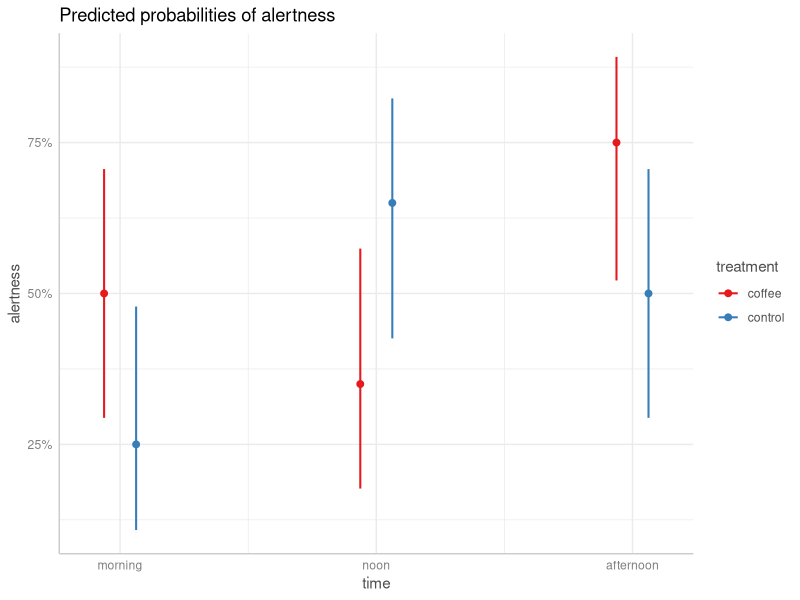

Here is the R script that generated this plot: (Note: this script raises an error after producing the figure.)
## ---- chunk 1
knitr::opts_chunk$set(
  collapse = TRUE,
  comment = "#>",
  dev = "png",
  fig.width = 7,
  fig.height = 4,
  message = FALSE,
  warning = FALSE)
options(width = 800)

if (!requireNamespace("datawizard", quietly = TRUE) ||
    !requireNamespace("ggplot2", quietly = TRUE) ||
    !requireNamespace("marginaleffects", quietly = TRUE) ||
    !requireNamespace("parameters", quietly = TRUE)) {
  knitr::opts_chunk$set(eval = FALSE)
}
## ---- chunk 2
library(ggeffects)
library(parameters) # for model summary
library(datawizard) # for recodings

data(coffee_data, package = "ggeffects")

# dichotomize outcome variable
coffee_data$alertness <- categorize(coffee_data$alertness, lowest = 0)
# rename variable
coffee_data$treatment <- coffee_data$coffee

# model
model <- glm(alertness ~ treatment * time, data = coffee_data, family = binomial())
## ---- chunk 3
# coefficients
model_parameters(model, exponentiate = TRUE)
## ---- chunk 4
# predicted probabilities
predictions <- predict_response(model, c("time", "treatment"))
plot(predictions)
## ---- chunk 5
# pairwise comparisons - quite long table
test_predictions(predictions)
## ---- chunk 6
# group comparisons by "time"
test_predictions(predictions, by = "time")
